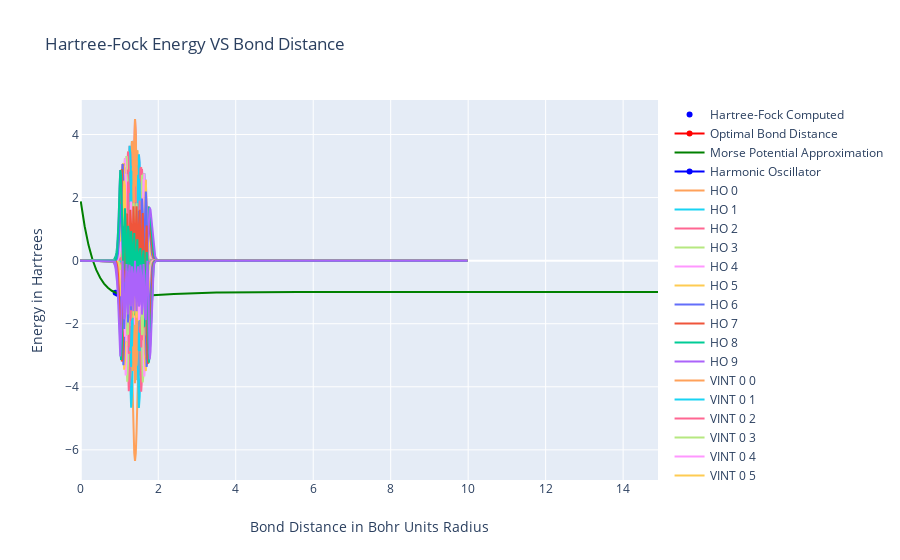

The code cell stored with this chart in its notebook:
### Code cell
#prepare data for use with graphing
dx = .1
steps = 15/dx

data = [x*dx for x in range(int(steps))]

figure = { 
    "data": [
        
        #create the Hartree-Fock generated Potential Energy Surface
        {
            "type":"scatter",
            "x":R,
            "y":E,
            "connectgaps":False,
            "mode":"markers", 
            "name":"Hartree-Fock Computed",
            "marker":{"color":"blue"}
        },
    
        #Highlight the minimum energy point in red
        {
            "type":"scatter",
            "x":[optimalR],
            "y":[minE],
            "name":"Optimal Bond Distance",
            "marker":{"color":"red"}
        },
        
        #Create and plot the Morse Potential fit
        {
            "type":"scatter",
            "x":data,
            "y": [morsePotential(r, popt[0], popt[1], popt[2], popt[3] ) for r in data] ,
            "connectgaps":False,
            "name":"Morse Potential Approximation",
            "marker":{"color":"green"}
        },
        
        {
            "type":"scatter",
            "x":[popt[1]] * len(EHO),
            "y":[x.real for x in EHO],
            "connectgaps":False,
            "name":"Harmonic Oscillator",
            "marker":{"color":"blue"}
        },
        #{
        #    "type":"scatter",
        #    "x":[popt[1]] * len(EPW),
        #    "y":EPW,
        #    "connectgaps":False,
        #    "name":"Plane Wave",
        #    "marker":{"color":"blue"}
        #},
        
           #{
           # "type":"scatter",
           # "x":[PIB] * len(EPW),
           # "y":PIB,
           # "connectgaps":False,
           # "name":"PIB Solution",
           # "marker":{"color":"blue"}
        #}
        
    ],
    
    #Set up the layout of the graph
    "layout":
        {
           "xaxis":{"title":"Bond Distance in Bohr Units Radius"},
           "yaxis":{"title":"Energy in Hartrees"},
            "title":{"text":"Hartree-Fock Energy VS Bond Distance"}
        },    
}

xMin = 0
xMax = 10
steps = 500
dx = (xMax - xMin) / steps

#Loop over all MO Energies
for i, bf in enumerate(basisSet):
        figure["data"].append(
            {
                "type":"scatter",
                "x":[x*dx for x in range(-1, 500)],
                "y" : [bf(x*dx) for x in range(-1, 500) ],
                "name":"HO " + str(i)
            }
        )    
#Loop over all MO Energies
for i in range(basisSize):
    for j in range(basisSize):
        figure["data"].append(
            {
                "type":"scatter",
                "x":[x*dx for x in range(-1, 500)],
                "y" : [basisSet[i](x*dx) * morsePotential(x*dx, popt[0], popt[1], popt[2], popt[3] + mc) * basisSet[j](x*dx) for x in range(-1, 500) ],
                "name":"VINT " + str(i) + " " + str(j)
            }
        )    

iplot(figure)

#Testing to find out units of the basis set
#Omega as bohr to centimeter FAIL
#Omega as bohr to meter FAIL

### Figure 1 — Plotly figure (JSON) as saved in the notebook; plotly's stock layout.template omitted (floating-point values rounded to 4 significant figures; data arrays with more than 128 entries replaced by an {"elided": "..."} marker saying what was removed)
{"data": [{"connectgaps": false, "marker": {"color": "blue"}, "mode": "markers", "name": "Hartree-Fock Computed", "type": "scatter", "x": [0.9, 0.95, 1, 1.05, 1.1, 1.15, 1.2, 1.25, 1.3, 1.35, 1.4, 1.45, 1.5, 1.55, 1.6, 1.65, 1.7, 1.75], "y": [-1.021, -1.047, -1.067, -1.083, -1.096, -1.105, -1.113, -1.118, -1.122, -1.124, -1.124, -1.123, -1.121, -1.119, -1.116, -1.112, -1.108]}, {"marker": {"color": "red"}, "name": "Optimal Bond Distance", "type": "scatter", "x": [1.4], "y": [-1.125]}, {"connectgaps": false, "marker": {"color": "green"}, "name": "Morse Potential Approximation", "type": "scatter", "x": {"elided": "150 float values"}, "y": {"elided": "150 float values"}}, {"connectgaps": false, "marker": {"color": "blue"}, "name": "Harmonic Oscillator", "type": "scatter", "x": [1.243, 1.243, 1.243, 1.243, 1.243, 1.243, 1.243, 1.243, 1.243, 1.243], "y": [0.9307, 0.9024, 0.8905, 0.8874, 0.8835, 0.8813, 0.8756, 0.8775, 0.879, 0.8763]}, {"name": "HO 0", "type": "scatter", "x": {"elided": "501 float values"}, "y": {"elided": "501 float values"}}, {"name": "HO 1", "type": "scatter", "x": {"elided": "501 float values"}, "y": {"elided": "501 float values"}}, {"name": "HO 2", "type": "scatter", "x": {"elided": "501 float values"}, "y": {"elided": "501 float values"}}, {"name": "HO 3", "type": "scatter", "x": {"elided": "501 float values"}, "y": {"elided": "501 float values"}}, {"name": "HO 4", "type": "scatter", "x": {"elided": "501 float values"}, "y": {"elided": "501 float values"}}, {"name": "HO 5", "type": "scatter", "x": {"elided": "501 float values"}, "y": {"elided": "501 float values"}}, {"name": "HO 6", "type": "scatter", "x": {"elided": "501 float values"}, "y": {"elided": "501 float values"}}, {"name": "HO 7", "type": "scatter", "x": {"elided": "501 float values"}, "y": {"elided": "501 float values"}}, {"name": "HO 8", "type": "scatter", "x": {"elided": "501 float values"}, "y": {"elided": "501 float values"}}, {"name": "HO 9", "type": "scatter", "x": {"elided": "501 float values"}, "y": {"elided": "501 float values"}}, {"name": "VINT 0 0", "type": "scatter", "x": {"elided": "501 float values"}, "y": {"elided": "501 float values"}}, {"name": "VINT 0 1", "type": "scatter", "x": {"elided": "501 float values"}, "y": {"elided": "501 float values"}}, {"name": "VINT 0 2", "type": "scatter", "x": {"elided": "501 float values"}, "y": {"elided": "501 float values"}}, {"name": "VINT 0 3", "type": "scatter", "x": {"elided": "501 float values"}, "y": {"elided": "501 float values"}}, {"name": "VINT 0 4", "type": "scatter", "x": {"elided": "501 float values"}, "y": {"elided": "501 float values"}}, {"name": "VINT 0 5", "type": "scatter", "x": {"elided": "501 float values"}, "y": {"elided": "501 float values"}}, {"name": "VINT 0 6", "type": "scatter", "x": {"elided": "501 float values"}, "y": {"elided": "501 float values"}}, {"name": "VINT 0 7", "type": "scatter", "x": {"elided": "501 float values"}, "y": {"elided": "501 float values"}}, {"name": "VINT 0 8", "type": "scatter", "x": {"elided": "501 float values"}, "y": {"elided": "501 float values"}}, {"name": "VINT 0 9", "type": "scatter", "x": {"elided": "501 float values"}, "y": {"elided": "501 float values"}}, {"name": "VINT 1 0", "type": "scatter", "x": {"elided": "501 float values"}, "y": {"elided": "501 float values"}}, {"name": "VINT 1 1", "type": "scatter", "x": {"elided": "501 float values"}, "y": {"elided": "501 float values"}}, {"name": "VINT 1 2", "type": "scatter", "x": {"elided": "501 float values"}, "y": {"elided": "501 float values"}}, {"name": "VINT 1 3", "type": "scatter", "x": {"elided": "501 float values"}, "y": {"elided": "501 float values"}}, {"name": "VINT 1 4", "type": "scatter", "x": {"elided": "501 float values"}, "y": {"elided": "501 float values"}}, {"name": "VINT 1 5", "type": "scatter", "x": {"elided": "501 float values"}, "y": {"elided": "501 float values"}}, {"name": "VINT 1 6", "type": "scatter", "x": {"elided": "501 float values"}, "y": {"elided": "501 float values"}}, {"name": "VINT 1 7", "type": "scatter", "x": {"elided": "501 float values"}, "y": {"elided": "501 float values"}}, {"name": "VINT 1 8", "type": "scatter", "x": {"elided": "501 float values"}, "y": {"elided": "501 float values"}}, {"name": "VINT 1 9", "type": "scatter", "x": {"elided": "501 float values"}, "y": {"elided": "501 float values"}}, {"name": "VINT 2 0", "type": "scatter", "x": {"elided": "501 float values"}, "y": {"elided": "501 float values"}}, {"name": "VINT 2 1", "type": "scatter", "x": {"elided": "501 float values"}, "y": {"elided": "501 float values"}}, {"name": "VINT 2 2", "type": "scatter", "x": {"elided": "501 float values"}, "y": {"elided": "501 float values"}}, {"name": "VINT 2 3", "type": "scatter", "x": {"elided": "501 float values"}, "y": {"elided": "501 float values"}}, {"name": "VINT 2 4", "type": "scatter", "x": {"elided": "501 float values"}, "y": {"elided": "501 float values"}}, {"name": "VINT 2 5", "type": "scatter", "x": {"elided": "501 float values"}, "y": {"elided": "501 float values"}}, {"name": "VINT 2 6", "type": "scatter", "x": {"elided": "501 float values"}, "y": {"elided": "501 float values"}}, {"name": "VINT 2 7", "type": "scatter", "x": {"elided": "501 float values"}, "y": {"elided": "501 float values"}}, {"name": "VINT 2 8", "type": "scatter", "x": {"elided": "501 float values"}, "y": {"elided": "501 float values"}}, {"name": "VINT 2 9", "type": "scatter", "x": {"elided": "501 float values"}, "y": {"elided": "501 float values"}}, {"name": "VINT 3 0", "type": "scatter", "x": {"elided": "501 float values"}, "y": {"elided": "501 float values"}}, {"name": "VINT 3 1", "type": "scatter", "x": {"elided": "501 float values"}, "y": {"elided": "501 float values"}}, {"name": "VINT 3 2", "type": "scatter", "x": {"elided": "501 float values"}, "y": {"elided": "501 float values"}}, {"name": "VINT 3 3", "type": "scatter", "x": {"elided": "501 float values"}, "y": {"elided": "501 float values"}}, {"name": "VINT 3 4", "type": "scatter", "x": {"elided": "501 float values"}, "y": {"elided": "501 float values"}}, {"name": "VINT 3 5", "type": "scatter", "x": {"elided": "501 float values"}, "y": {"elided": "501 float values"}}, {"name": "VINT 3 6", "type": "scatter", "x": {"elided": "501 float values"}, "y": {"elided": "501 float values"}}, {"name": "VINT 3 7", "type": "scatter", "x": {"elided": "501 float values"}, "y": {"elided": "501 float values"}}, {"name": "VINT 3 8", "type": "scatter", "x": {"elided": "501 float values"}, "y": {"elided": "501 float values"}}, {"name": "VINT 3 9", "type": "scatter", "x": {"elided": "501 float values"}, "y": {"elided": "501 float values"}}, {"name": "VINT 4 0", "type": "scatter", "x": {"elided": "501 float values"}, "y": {"elided": "501 float values"}}, {"name": "VINT 4 1", "type": "scatter", "x": {"elided": "501 float values"}, "y": {"elided": "501 float values"}}, {"name": "VINT 4 2", "type": "scatter", "x": {"elided": "501 float values"}, "y": {"elided": "501 float values"}}, {"name": "VINT 4 3", "type": "scatter", "x": {"elided": "501 float values"}, "y": {"elided": "501 float values"}}, {"name": "VINT 4 4", "type": "scatter", "x": {"elided": "501 float values"}, "y": {"elided": "501 float values"}}, {"name": "VINT 4 5", "type": "scatter", "x": {"elided": "501 float values"}, "y": {"elided": "501 float values"}}, {"name": "VINT 4 6", "type": "scatter", "x": {"elided": "501 float values"}, "y": {"elided": "501 float values"}}, {"name": "VINT 4 7", "type": "scatter", "x": {"elided": "501 float values"}, "y": {"elided": "501 float values"}}, {"name": "VINT 4 8", "type": "scatter", "x": {"elided": "501 float values"}, "y": {"elided": "501 float values"}}, {"name": "VINT 4 9", "type": "scatter", "x": {"elided": "501 float values"}, "y": {"elided": "501 float values"}}, {"name": "VINT 5 0", "type": "scatter", "x": {"elided": "501 float values"}, "y": {"elided": "501 float values"}}, {"name": "VINT 5 1", "type": "scatter", "x": {"elided": "501 float values"}, "y": {"elided": "501 float values"}}, {"name": "VINT 5 2", "type": "scatter", "x": {"elided": "501 float values"}, "y": {"elided": "501 float values"}}, {"name": "VINT 5 3", "type": "scatter", "x": {"elided": "501 float values"}, "y": {"elided": "501 float values"}}, {"name": "VINT 5 4", "type": "scatter", "x": {"elided": "501 float values"}, "y": {"elided": "501 float values"}}, {"name": "VINT 5 5", "type": "scatter", "x": {"elided": "501 float values"}, "y": {"elided": "501 float values"}}, {"name": "VINT 5 6", "type": "scatter", "x": {"elided": "501 float values"}, "y": {"elided": "501 float values"}}, {"name": "VINT 5 7", "type": "scatter", "x": {"elided": "501 float values"}, "y": {"elided": "501 float values"}}, {"name": "VINT 5 8", "type": "scatter", "x": {"elided": "501 float values"}, "y": {"elided": "501 float values"}}, {"name": "VINT 5 9", "type": "scatter", "x": {"elided": "501 float values"}, "y": {"elided": "501 float values"}}, {"name": "VINT 6 0", "type": "scatter", "x": {"elided": "501 float values"}, "y": {"elided": "501 float values"}}, {"name": "VINT 6 1", "type": "scatter", "x": {"elided": "501 float values"}, "y": {"elided": "501 float values"}}, {"name": "VINT 6 2", "type": "scatter", "x": {"elided": "501 float values"}, "y": {"elided": "501 float values"}}, {"name": "VINT 6 3", "type": "scatter", "x": {"elided": "501 float values"}, "y": {"elided": "501 float values"}}, {"name": "VINT 6 4", "type": "scatter", "x": {"elided": "501 float values"}, "y": {"elided": "501 float values"}}, {"name": "VINT 6 5", "type": "scatter", "x": {"elided": "501 float values"}, "y": {"elided": "501 float values"}}, {"name": "VINT 6 6", "type": "scatter", "x": {"elided": "501 float values"}, "y": {"elided": "501 float values"}}, {"name": "VINT 6 7", "type": "scatter", "x": {"elided": "501 float values"}, "y": {"elided": "501 float values"}}, {"name": "VINT 6 8", "type": "scatter", "x": {"elided": "501 float values"}, "y": {"elided": "501 float values"}}, {"name": "VINT 6 9", "type": "scatter", "x": {"elided": "501 float values"}, "y": {"elided": "501 float values"}}, {"name": "VINT 7 0", "type": "scatter", "x": {"elided": "501 float values"}, "y": {"elided": "501 float values"}}, {"name": "VINT 7 1", "type": "scatter", "x": {"elided": "501 float values"}, "y": {"elided": "501 float values"}}, {"name": "VINT 7 2", "type": "scatter", "x": {"elided": "501 float values"}, "y": {"elided": "501 float values"}}, {"name": "VINT 7 3", "type": "scatter", "x": {"elided": "501 float values"}, "y": {"elided": "501 float values"}}, {"name": "VINT 7 4", "type": "scatter", "x": {"elided": "501 float values"}, "y": {"elided": "501 float values"}}, {"name": "VINT 7 5", "type": "scatter", "x": {"elided": "501 float values"}, "y": {"elided": "501 float values"}}, {"name": "VINT 7 6", "type": "scatter", "x": {"elided": "501 float values"}, "y": {"elided": "501 float values"}}, {"name": "VINT 7 7", "type": "scatter", "x": {"elided": "501 float values"}, "y": {"elided": "501 float values"}}, {"name": "VINT 7 8", "type": "scatter", "x": {"elided": "501 float values"}, "y": {"elided": "501 float values"}}, {"name": "VINT 7 9", "type": "scatter", "x": {"elided": "501 float values"}, "y": {"elided": "501 float values"}}, {"name": "VINT 8 0", "type": "scatter", "x": {"elided": "501 float values"}, "y": {"elided": "501 float values"}}, {"name": "VINT 8 1", "type": "scatter", "x": {"elided": "501 float values"}, "y": {"elided": "501 float values"}}, {"name": "VINT 8 2", "type": "scatter", "x": {"elided": "501 float values"}, "y": {"elided": "501 float values"}}, {"name": "VINT 8 3", "type": "scatter", "x": {"elided": "501 float values"}, "y": {"elided": "501 float values"}}, {"name": "VINT 8 4", "type": "scatter", "x": {"elided": "501 float values"}, "y": {"elided": "501 float values"}}, {"name": "VINT 8 5", "type": "scatter", "x": {"elided": "501 float values"}, "y": {"elided": "501 float values"}}, {"name": "VINT 8 6", "type": "scatter", "x": {"elided": "501 float values"}, "y": {"elided": "501 float values"}}, {"name": "VINT 8 7", "type": "scatter", "x": {"elided": "501 float values"}, "y": {"elided": "501 float values"}}, {"name": "VINT 8 8", "type": "scatter", "x": {"elided": "501 float values"}, "y": {"elided": "501 float values"}}, {"name": "VINT 8 9", "type": "scatter", "x": {"elided": "501 float values"}, "y": {"elided": "501 float values"}}, {"name": "VINT 9 0", "type": "scatter", "x": {"elided": "501 float values"}, "y": {"elided": "501 float values"}}, {"name": "VINT 9 1", "type": "scatter", "x": {"elided": "501 float values"}, "y": {"elided": "501 float values"}}, {"name": "VINT 9 2", "type": "scatter", "x": {"elided": "501 float values"}, "y": {"elided": "501 float values"}}, {"name": "VINT 9 3", "type": "scatter", "x": {"elided": "501 float values"}, "y": {"elided": "501 float values"}}, {"name": "VINT 9 4", "type": "scatter", "x": {"elided": "501 float values"}, "y": {"elided": "501 float values"}}, {"name": "VINT 9 5", "type": "scatter", "x": {"elided": "501 float values"}, "y": {"elided": "501 float values"}}, {"name": "VINT 9 6", "type": "scatter", "x": {"elided": "501 float values"}, "y": {"elided": "501 float values"}}, {"name": "VINT 9 7", "type": "scatter", "x": {"elided": "501 float values"}, "y": {"elided": "501 float values"}}, {"name": "VINT 9 8", "type": "scatter", "x": {"elided": "501 float values"}, "y": {"elided": "501 float values"}}, {"name": "VINT 9 9", "type": "scatter", "x": {"elided": "501 float values"}, "y": {"elided": "501 float values"}}], "layout": {"title": {"text": "Hartree-Fock Energy VS Bond Distance"}, "xaxis": {"title": {"text": "Bond Distance in Bohr Units Radius"}}, "yaxis": {"title": {"text": "Energy in Hartrees"}}}}
